Frame 1 (no input): blank canvas, image omitted
Frame 60 (no input): blank canvas, image omitted
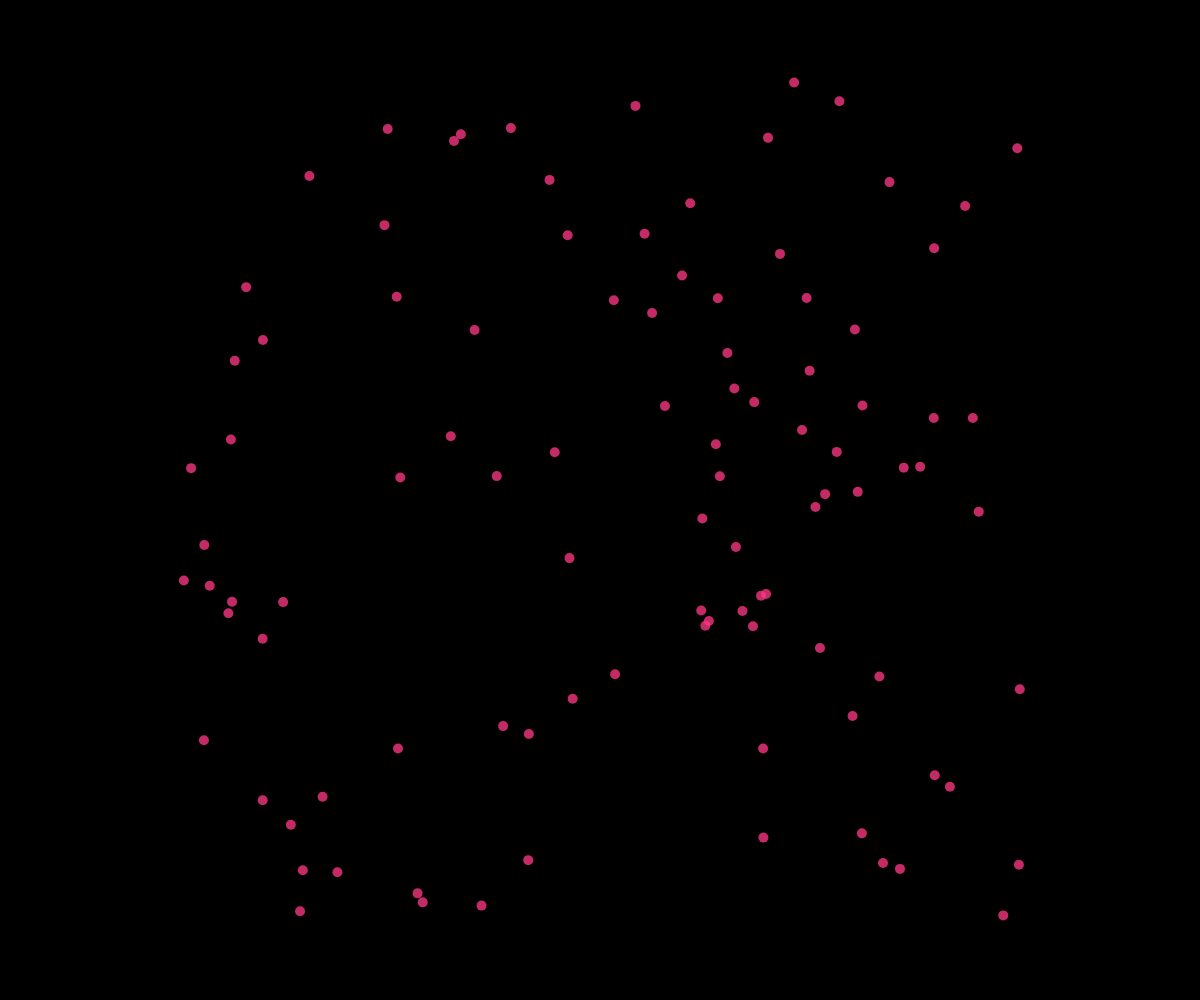
Frame 120 (the mouse pressed at the canvas centre since frame 60)

The p5.js sketch whose frames 1 and 60 were blank and that drew this single picture after the mouse press (run headless with seeded random() and noise() and a simulated clock; from frame 60 on, the mouse is pressed at the canvas centre):

// p5.js sketch
// ── sketch.js
// Project Title
// Your Name
// Date
//
// Extra for Experts:
// - describe what you did to take this project "above and beyond"

let fireworks = [];


function setup() {
  createCanvas(windowWidth, windowHeight);
}

function draw() {
  background("black");
  
  for (let i = fireworks.length-1; i >= 0 ; i--) {
    if (fireworks[i].isDead()){
      fireworks.splice(i,1);
    }
    else {
      fireworks[i].update();
      fireworks[i].display();
    }
     
  }
}

function mousePressed() {
  for (let i = 0; i < 100; i++) {
    let someParticle = new Particle(mouseX,mouseY);
    fireworks.push(someParticle);
  }
}

class Particle{
  constructor(x,y){
    this.x = x;
    this.y = y;
    this.size = 10;
    this.dx = random(-7,7);
    this.dy = random(-7,7);
    this.alpha = 255;
    this.color = color(255,55,134,this.alpha);
  }

  display() {
    this.color = color(255,55,134,this.alpha);
    fill(this.color);
    noStroke();
    circle(this.x,this.y,this.size);
  }

  update() {
    this.x += this.dx;
    this.y += this.dy;

    this.alpha--;
  }

  isDead() {
    return this.alpha <= 0;
  }

}
